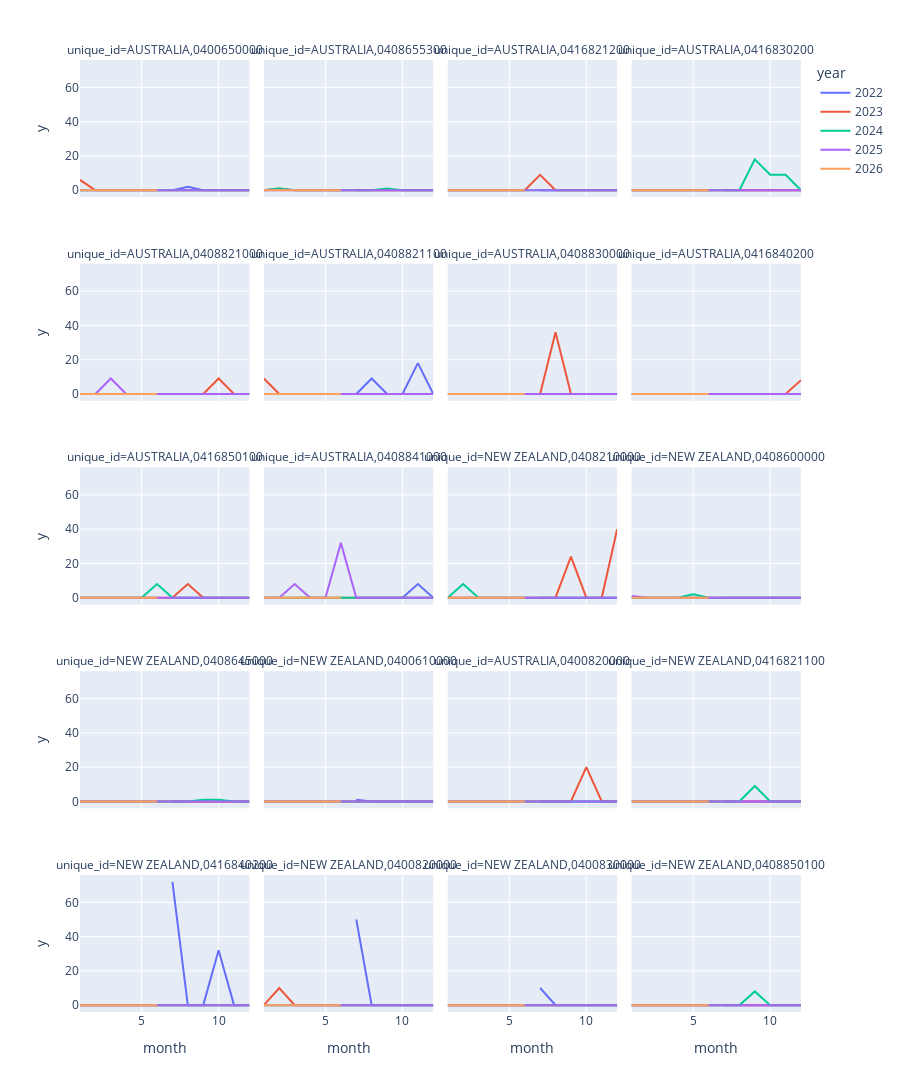

Here is the notebook cell this chart was saved with:
### Code cell
import plotly.express as px
seasonal_results = identify_seasonal_products(df_fr,date_col='ds',product_col='unique_id',sales_col='y')
#plot_seasonal_products(df_fr, seasonal_results,date_col='ds',product_col='unique_id',sales_col='y',top_n=20)
df_fr=df_fr.fill_nan(0).fill_null(0)
pdf=df_fr.clone()
pdf = pdf.with_columns(month = pl.col('ds').dt.month())
pdf = pdf.with_columns(year=pl.col('ds').dt.year())
pdf=pdf.with_columns(mc=pl.when(pl.col('y')>0).then(pl.col('y').count().over('unique_id','month')).otherwise(0))
pdf=pdf.with_columns(mcmax=pl.col('mc').max().over('unique_id'))
#px.line(pdf.filter(pl.col('unique_id').is_in(seasonal_results.head(20)['unique_id'].to_list())).filter(pl.col('mcmax')>=3), x="month", y="y",color='year',
#         facet_col="unique_id",facet_col_wrap=4,height=1500)
